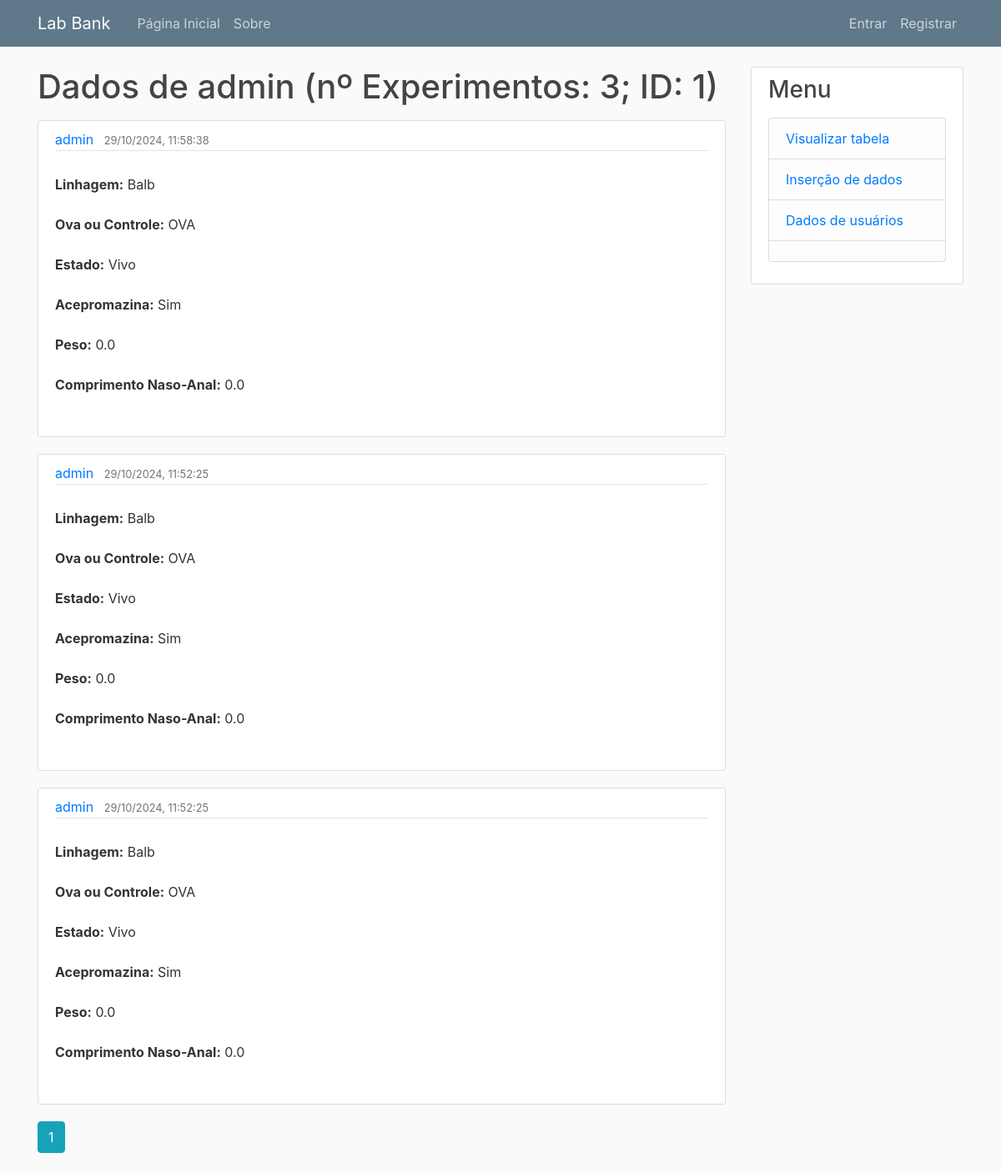
Page /table/admin on the earlier database version.
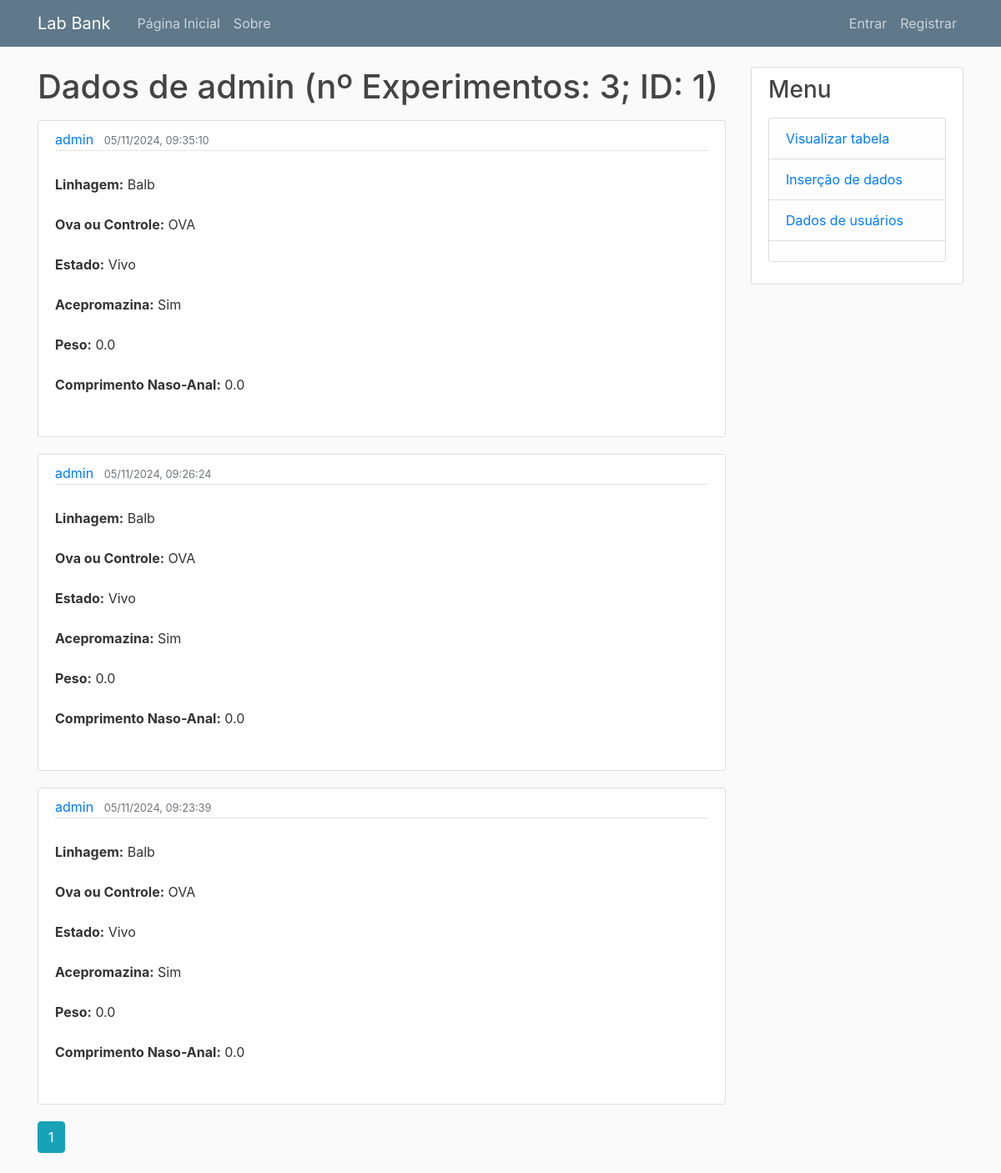
Same page on the later database version.
### lab_bank/models.py (models this page shows, shortened)
class User(db.Model, UserMixin):
    id = db.Column(db.Integer, primary_key=True)
    username = db.Column(db.String(100), unique=True, nullable=False)
    email = db.Column(db.String(200), unique=True, nullable=False)
    profile_picture = db.Column(db.String(20), nullable=False, default='default.jpg')
    password = db.Column(db.String(60))
    posts = db.relationship('Post', backref='author', lazy=True)
    subjects = db.relationship('Subject', backref='owner', lazy=True)

class Subject(db.Model):
    id = db.Column(db.Integer, primary_key=True)
    date = db.Column(db.Date, nullable=False)
    lineage = db.Column(db.Text)
    ova_or_control = db.Column(db.Text)
    dead_or_alive = db.Column(db.Text)
    acepromazine = db.Column(db.Text)
    weight = db.Column(db.Float)
    naso_anal_length = db.Column(db.Float)
    user_id = db.Column(db.Integer, db.ForeignKey('user.id'), nullable=False)
    date_created = db.Column(db.DateTime, nullable=False, default=datetime.now(pytz.timezone('America/Sao_Paulo')))
    excel_file_path = db.Column(db.String(200))

### lab_bank/table/routes.py (the view)
@table.route("/table/<string:username>")
def user_subjects(username):
    page = request.args.get('page', 1, type = int)
    user = User.query.filter_by(username = username).first_or_404()
    subjects = Subject.query.filter_by(owner = user).order_by(Subject.id.desc()).paginate(page = page, per_page = 7)
    return render_template('user_subjects.html', user = user, title = f'Dados de {username}', subjects = subjects)

### lab_bank/templates/user_subjects.html (shortened to what this page needs)
{% extends 'layout.html' %}
{% block content %}
<h1 class="mb-3"> Dados de {{ user.username }} (nº Experimentos: {{ subjects.total }}; ID: {{ user.id }})</h1>
{% for subject in subjects.items %}
	<article class="media content-section">
		<div class="media-body">
			<div class="article-metadata">
				<a class="mr-2" href="{{ url_for('table.user_subjects', username=subject.owner.username) }}">{{ user.username }}</a>
				<small class="text-muted">{{ subject.date_created.strftime('%d/%m/%Y, %H:%M:%S') }}</small>
			</div>
			<p class="article-content">
				<strong>Linhagem:</strong> {{ subject.lineage}}<br>
				<strong>Ova ou Controle:</strong> {{ subject.ova_or_control }}<br>
				<strong>Estado:</strong> {{ subject.dead_or_alive }}<br>
				<strong>Acepromazina:</strong> {{ subject.acepromazine }}<br>
				<strong>Peso:</strong> {{ subject.weight }}<br>
				<strong>Comprimento Naso-Anal:</strong> {{ subject.naso_anal_length }}<br>
			</p>
	</article>
{% endfor %}
{% for page_num in subjects.iter_pages() %}
	{% if page_num %}
		{% if subjects.page == page_num %}
			<a class="btn btn-info mb-4" href="{{ url_for('table.user_subjects', username=user.username, page=page_num) }}"> {{ page_num }} </a>
		{% else %}
			<a class="btn btn-outline-info mb-4" href="{{ url_for('table.user_subjects', username=user.username, page=page_num) }}"> {{ page_num }} </a>
		{% endif %}
	{% else %}
		...
	{% endif %}
{% endfor %}
{% endblock %}

### lab_bank/templates/layout.html (shortened to what this page needs)
<!DOCTYPE html>
<html>
	<head>
		<link rel="stylesheet" href="https://maxcdn.bootstrapcdn.com/bootstrap/4.0.0/css/bootstrap.min.css">
		<link rel="stylesheet" type="text/css" href="{{ url_for('static', filename='main.css') }}">
</head>
					<body>
						<header class="site-header">
							<nav class="navbar navbar-expand-md navbar-dark bg-steel fixed-top">
								<div class="container">
									<a class="navbar-brand mr-4" href="/">Lab Bank</a>
									<div class="collapse navbar-collapse" id="navbarToggle">
										<div class="navbar-nav mr-auto">
											<a class="nav-item nav-link" href="{{ url_for('main.home') }}">Página Inicial</a>
											<a class="nav-item nav-link" href="{{ url_for('main.about') }}">Sobre</a>
										</div>
										<div class="navbar-nav">
										{% if current_user.is_authenticated %}
											<a class="nav-item nav-link" href="{{ url_for('users.account') }}">Conta</a>
											<a class="nav-item nav-link" href="{{ url_for('users.logout') }}">Sair</a>
		{% else %}
		  <a class="nav-item nav-link" href="{{ url_for('users.login') }}">Entrar</a>
											<a class="nav-item nav-link" href="{{ url_for('users.register') }}">Registrar</a>
		{% endif %}
	</div>
									</div>
								</div>
							</nav>
						</header>
						<main role="main" class="container">
							<div class="row">
								<div class="col-md-9">
          {% block content %}{% endblock %}
        </div>
								<div class="col-md-3">
									<div class="content-section">
										<h3>Menu</h3>
										<p class='text-muted'>
											<ul class="list-group">
												<li class="list-group-item list-group-item-light">
												<a href = "{{ url_for('table.display_table') }}"> Visualizar tabela </a>
												</li>
												<li class="list-group-item list-group-item-light">
												<a href = "{{ url_for('table.insert_data') }}"> Inserção de dados </a>
												</li>
												<li class="list-group-item list-group-item-light">
												<a href = "{{ url_for('users.user_list') }}"> Dados de usuários </a>
												</li>
												<li class="list-group-item list-group-item-light">
												</li>
											</ul>
										</p>
									</div>
								</div>
							</div>
						</main>

### lab_bank/static/main.css (style rules this page uses)
body { background: #fafafa; color: #333333; margin-top: 5rem; }
h1, h2, h3, h4, h5, h6 { color: #444444; }
.bg-steel { background-color: #5f788a; }
.site-header .navbar-nav .nav-link { color: #cbd5db; }
.content-section { background: #ffffff; padding: 10px 20px; border: 1px solid #dddddd; border-radius: 3px; margin-bottom: 20px; }
.article-content { white-space: pre-line; }
.article-metadata { padding-bottom: 1px; margin-bottom: 4px; border-bottom: 1px solid #e3e3e3 }

Differences in the rows shown:
changed Subject (number 1 of 3 on the later page): date_created "29/10/2024, 11:58:38" → "05/11/2024, 09:35:10"
changed Subject (number 2 of 3 on the later page): date_created "29/10/2024, 11:52:25" → "05/11/2024, 09:26:24"
changed Subject (number 3 of 3 on the later page): date_created "29/10/2024, 11:52:25" → "05/11/2024, 09:23:39"
